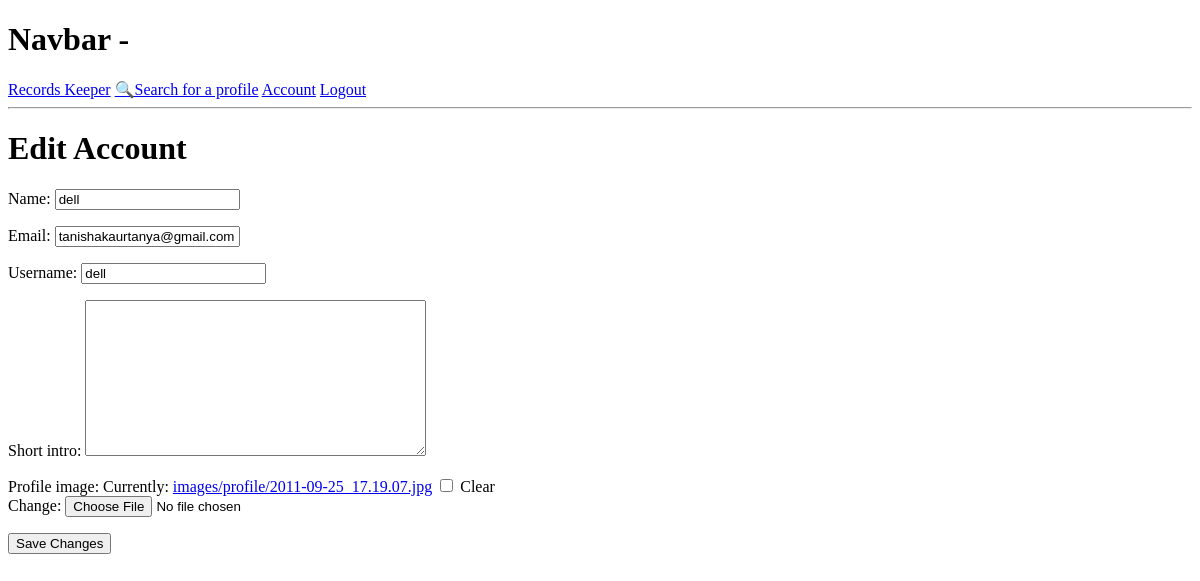
Page /users/edit-account/ (signed in) on the earlier database version.
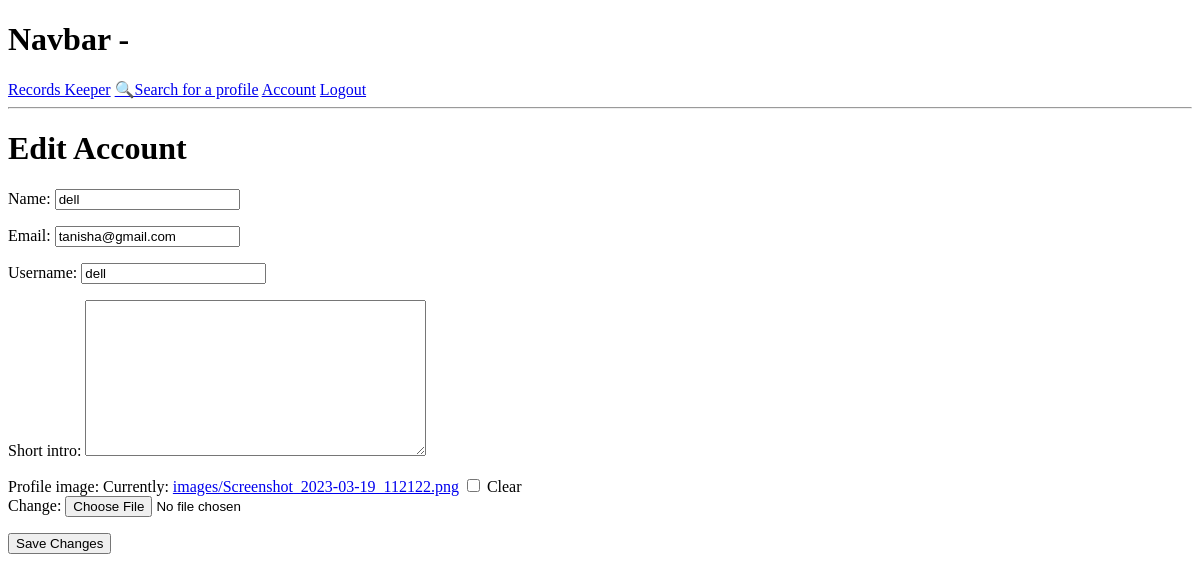
Same page on the later database version.
### users/models.py (models this page shows, shortened)
class Profile(models.Model):
    user=models.OneToOneField(User, on_delete=models.CASCADE, null=True, blank=True)
    name=models.CharField(max_length=200, null=True, blank=True)
    email=models.EmailField(max_length=500, null=True, blank=True)
    short_intro= models.TextField(max_length=500, null=True, blank=True)
    username=models.CharField(max_length=200, null=True, blank=True)
    profile_image=models.ImageField(upload_to="images/", default="profiles/user-default.png", null=True, blank=True)
    created=models.DateTimeField(auto_now_add=True)
    id=models.UUIDField(default=uuid.uuid4, unique=True, primary_key=True, editable=False)

### users/views.py (the view)
# urls.py: path("edit-account/", views.editAccount, name='edit-account'),
@login_required(login_url='login')
def editAccount(request):
    profile=request.user.profile
    form=ProfileForm(instance=profile)
    if request.method=="POST":
        form=ProfileForm(request.POST, request.FILES, instance=profile)
        if form.is_valid():
            form.save()
            return redirect('account')
    context={'form':form}
    return render(request, "users/profile_form.html", context)

### users/forms.py
class ProfileForm(ModelForm):
    class Meta:
        model=Profile
        fields=['name', 'email', 'username', 'short_intro', 'profile_image']
    def __init__(self, *args, **kwargs):
        super(ProfileForm,self).__init__(*args, **kwargs)
        for name, field in self.fields.items():
            field.widget.attrs.update({"class": "input"})

### users/templates/users/profile_form.html (shortened to what this page needs)
{% extends 'main.html' %}
{% block content %}
<h1>Edit Account</h1>
<form method="POST" action="{% url 'edit-account' %}" enctype="multipart/form-data">
    {{form.as_p}}
    <input type="submit" value="Save Changes">
</form>
{% endblock %}

Differences in the rows shown:
changed Profile "dell": email "tanishakaurtanya@gmail.com" → "tanisha@gmail.com"
Other differences:
text no longer shown: "Name: Email: Username: Short intro: Profile image: Currently: images/profile/2011-09-25_17.19.07.jpg Clear Change:"
text now shown: "Name: Email: Username: Short intro: Profile image: Currently: images/Screenshot_2023-03-19_112122.png Clear Change:"
